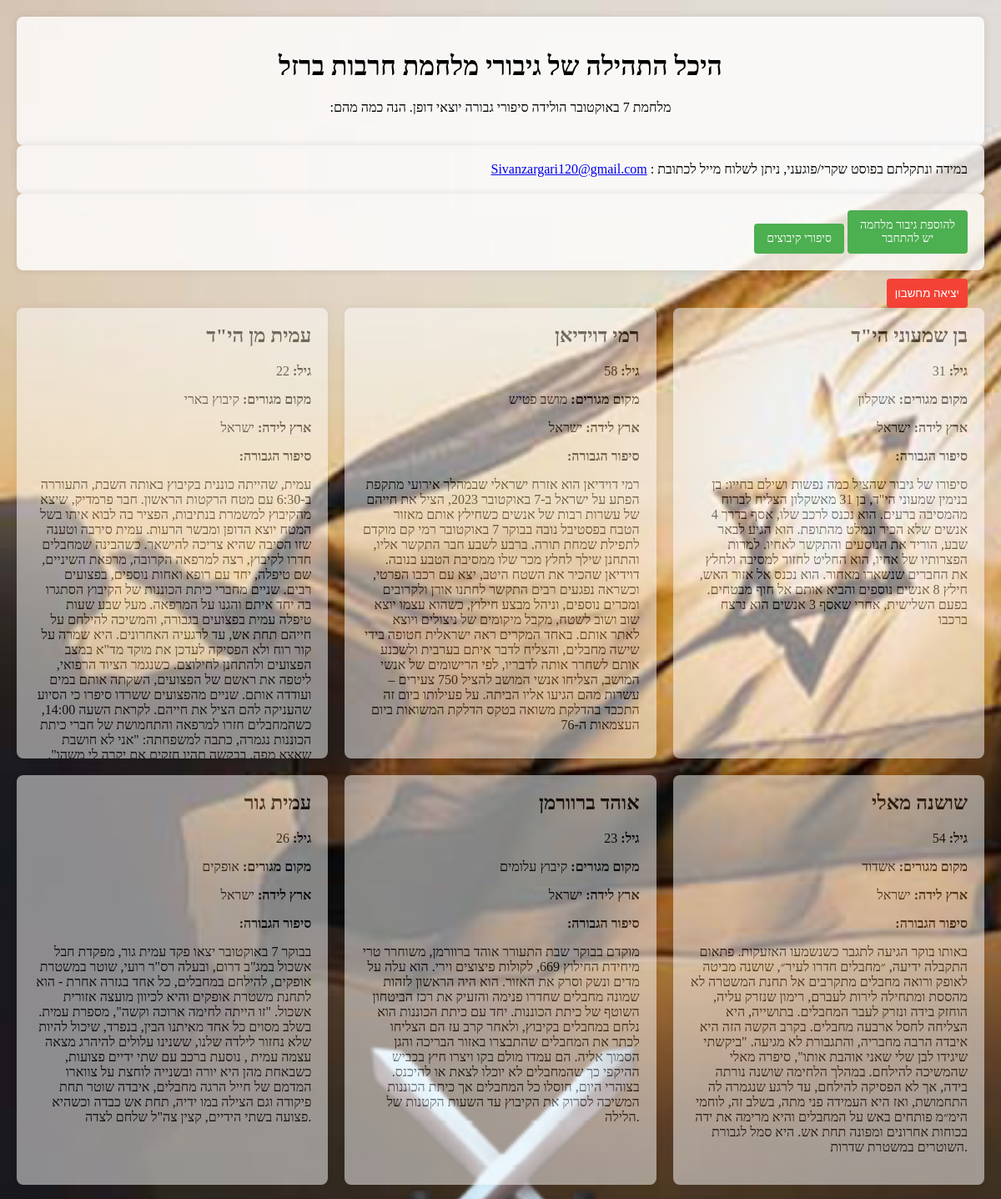
The app's page /hall-of-fame/ (signed in, upper part) with its own data.
### ironSwordsApp/models.py (models this page shows, shortened)
class Hero(models.Model):
    user = models.ForeignKey(User, on_delete=models.CASCADE)
    first_name = models.CharField(max_length=100)
    last_name = models.CharField(max_length=100)
    age = models.IntegerField()
    hometown = models.CharField(max_length=100)
    country_of_birth = models.CharField(max_length=100)
    hero_story = models.TextField()
    image = models.ImageField(upload_to='heroes_images/', blank=True, null=True)

### ironSwordsApp/views.py (the view)
# urls.py: path('hall-of-fame/', views.hall_of_fame, name='hall_of_fame'),
def hall_of_fame(request):
    heroes = Hero.objects.all()
    return render(request, 'home.html', {'heroes': heroes})

### ironSwordsApp/templates/home.html (shortened to what this page needs)
<!DOCTYPE html>
<html lang="en">
<head>
    {% load static %}
</head>
<body>
    <div class="bg">
        <div class="header">
            <h1>היכל התהילה של גיבורי מלחמת חרבות ברזל</h1>
            <p>:מלחמת 7 באוקטובר הולידה סיפורי גבורה יוצאי דופן. הנה כמה מהם</p>
        </div>
        <div class="ad-square">
            במידה ונתקלתם בפוסט שקרי/פוגעני, ניתן לשלוח מייל לכתובת :
            <a href="mailto:Sivanzargari120@gmail.com">Sivanzargari120@gmail.com</a>
        </div>
        <div class="button-square">
            <a href="{% url 'login' %}?next={% url 'add_hero' %}">
                <span class="highlight">להוספת גיבור מלחמה</span><br>
                <span class="underline">יש להתחבר</span>
            </a>
            <a href="{% url 'kibbutz_stories' %}">סיפורי קיבוצים</a>
        </div>
        {% if user.is_authenticated %}
        <button class="logout-button" onclick="document.getElementById('logout-form').submit();">יציאה מחשבון</button>
        {% endif %}
        <div class="hero-grid">
            {% for hero in heroes %}
            <div class="hero-box">
                <h2>{{ hero.first_name }} {{ hero.last_name }}</h2>
                <p><strong>גיל:</strong> {{ hero.age }}</p>
                <p><strong>מקום מגורים:</strong> {{ hero.hometown }}</p>
                <p><strong>ארץ לידה:</strong> {{ hero.country_of_birth }}</p>
                <p><strong>:סיפור הגבורה</strong></p>
                <p>{{ hero.hero_story }}</p>
            </div>
            {% endfor %}
        </div>
    </div>
</body>
</html>

### records on screen
Hero: first_name "עמית", last_name "מן הי\"ד", age "22", hometown "קיבוץ בארי", country_of_birth "ישראל", hero_story "עמית, שהייתה כוננית בקיבוץ באותה השבת, התעוררה ב-6:30 עם מטח הרקטות הראשון. חבר פרמדיק, שיצא מהקיבוץ למשמרת בנתיבות, הפציר בה לבוא איתו בשל המטח יוצא הדופן ומבשר הרעות. עמית סירבה וטענה שזו הסיבה שהיא צריכה להישאר. כשהבינה שמחבלים חדרו לקיבוץ, רצה למרפאה הקרובה, מרפאת השיניים, שם טיפלה, יחד עם רופא ואחות נוספים, בפצועים רבים. שניים מחברי כיתת הכוננות של הקיבוץ הסתגרו בה יחד איתם והגנו על המרפאה. מעל שבע שעות טיפלה עמית בפצועים בגבורה, והמשיכה להילחם על חייהם תחת אש, עד לרגעיה האחרונים. היא שמרה על קור רוח ולא הפסיקה לעדכן את מוקד מד\"א במצב הפצועים ולהתחנן לחילוצם. כשנגמר הציוד הרפואי, ליטפה את ראשם של הפצועים, השקתה אותם במים ועודדה אותם. שניים מהפצועים ששרדו סיפרו כי הסיוע שהעניקה להם הציל…"
Hero: first_name "רמי", last_name "דוידיאן", age "58", hometown "מושב פטיש", country_of_birth "ישראל", hero_story "רמי דוידיאן הוא אזרח ישראלי שבמהלך אירועי מתקפת הפתע על ישראל ב-7 באוקטובר 2023, הציל את חייהם של עשרות רבות של אנשים כשחילץ אותם מאזור הטבח בפסטיבל נובה בבוקר 7 באוקטובר רמי קם מוקדם לתפילת שמחת תורה. ברבע לשבע חבר התקשר אליו, והתחנן שילך לחלץ מכר שלו ממסיבת הטבע בנובה. דוידיאן שהכיר את השטח היטב, יצא עם רכבו הפרטי, וכשראה נפגעים רבים התקשר לחתנו אורן ולקרובים ומכרים נוספים, וניהל מבצע חילוץ, כשהוא עצמו יוצא שוב ושוב לשטח, מקבל מיקומים של ניצולים ויוצא לאתר אותם. באחד המקרים ראה ישראלית חטופה בידי שישה מחבלים, והצליח לדבר איתם בערבית ולשכנע אותם לשחרר אותה לדבריו, לפי הרישומים של אנשי המושב, הצליחו אנשי המושב להציל 750 צעירים – עשרות מהם הגיעו אליו הביתה. על פעילותו ביום זה התכבד בהדלקת…"
Hero: first_name "בן", last_name "שמעוני הי\"ד", age "31", hometown "אשקלון", country_of_birth "ישראל", hero_story "סיפורו של גיבור שהציל כמה נפשות ושילם בחייו: בן בנימין שמעוני הי\"ד, בן 31 מאשקלון הצליח לברוח מהמסיבה ברעים. הוא נכנס לרכב שלו, אסף בדרך 4 אנשים שלא הכיר ונמלט מהתופת. הוא הגיע לבאר שבע, הוריד את הנוסעים והתקשר לאחיו. למרות הפצרותיו של אחיו, הוא החליט לחזור למסיבה ולחלץ את החברים שנשארו מאחור. הוא נכנס אל אזור האש, חילץ 8 אנשים נוספים והביא אותם אל חוף מבטחים. בפעם השלישית, אחרי שאסף 3 אנשים הוא נרצח ברכבו"
Hero: first_name "עמית", last_name "גור", age "26", hometown "אופקים", country_of_birth "ישראל", hero_story "בבוקר 7 באוקטובר יצאו פקד עמית גור, מפקדת חבל אשכול במג\"ב דרום, ובעלה רס\"ר רועי, שוטר במשטרת אופקים, להילחם במחבלים, כל אחד בגזרה אחרת - הוא לתחנת משטרת אופקים והיא לכיוון מועצה אזורית אשכול. \"זו הייתה לחימה ארוכה וקשה\", מספרת עמית. בשלב מסוים כל אחד מאיתנו הבין, בנפרד, שיכול להיות שלא נחזור לילדה שלנו, ששנינו עלולים להיהרג מצאה עצמה עמית , נוסעת ברכב עם שתי ידיים פצועות, כשבאחת מהן היא יורה ובשנייה לוחצת על צווארו המדמם של חייל הרגה מחבלים, איבדה שוטר תחת פיקודה וגם הצילה במו ידיה, תחת אש כבדה וכשהיא פצועה בשתי הידיים, קצין צה\"ל שלחם לצדה."
Hero: first_name "אוהד", last_name "ברוורמן", age "23", hometown "קיבוץ עלומים", country_of_birth "ישראל", hero_story "מוקדם בבוקר שבת התעורר אוהד ברוורמן, משוחרר טרי מיחידת החילוץ 669, לקולות פיצוצים וירי. הוא עלה על מדים ונשק וסרק את האזור. הוא היה הראשון לזהות שמונה מחבלים שחדרו פנימה והזעיק את רכז הביטחון השוטף של כיתת הכוננות. יחד עם כיתת הכוננות הוא נלחם במחבלים בקיבוץ, ולאחר קרב עז הם הצליחו לכתר את המחבלים שהתבצרו באזור הבריכה והגן הסמוך אליה. הם עמדו מולם בקו ויצרו חיץ בכביש ההיקפי כך שהמחבלים לא יוכלו לצאת או להיכנס. בצוהרי היום, חוסלו כל המחבלים אך כיתת הכוננות המשיכה לסרוק את הקיבוץ עד השעות הקטנות של הלילה."
Hero: first_name "שושנה", last_name "מאלי", age "54", hometown "אשדוד", country_of_birth "ישראל", hero_story "באותו בוקר הגיעה לתגבר כשנשמעו האזעקות. פתאום התקבלה ידיעה, ״מחבלים חדרו לעיר״, שושנה מביטה לאופק ורואה מחבלים מתקרבים אל תחנת המשטרה לא מהססת ומתחילה לירות לעברם, רימון שנזרק עליה, הוחזק בידה ונזרק לעבר המחבלים. בתושייה, היא הצליחה לחסל ארבעה מחבלים. בקרב הקשה הזה היא איבדה הרבה מחבריה, והתגבורת לא מגיעה. \"ביקשתי שיגידו לבן שלי שאני אוהבת אותו\", סיפרה מאלי שהמשיכה להילחם. במהלך הלחימה שושנה נורתה בידה, אך לא הפסיקה להילחם, עד לרגע שנגמרה לה התחמושת, ואז היא העמידה פני מתה, בשלב זה, לוחמי הימ״מ פותחים באש על המחבלים והיא מרימה את ידה בכוחות אחרונים ומפונה תחת אש. היא סמל לגבורת השוטרים במשטרת שדרות."
